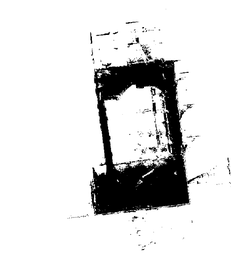
#> input picture input/input.png, 231 x 253 px, shrunk from 470 x 514 before the run
$ python find_boundary.py
#> lines starting #> are read from the running program, lines starting #| are printed output that depends on the picture; after the words box and inside, x2 and y2 are one past the last pixel; in counts of white or black regions, pixels touching at a corner belong together
### src/utils.py
from pathlib import Path

import numpy as np
from PIL import Image

__all__ = ['get_project_root', 'convert_img_to_binary', 'morph_operation', 'idx_check']


def get_project_root() -> Path:
    '''
    Utility method to find root path of the project
    :return: Path of the root project directory
    '''
    return Path(__file__).parent.parent


def convert_img_to_binary(img, threshold=180) -> Image:
    '''
    Converts Grayscale image to Binary
    :param img:
    :param threshold: Threshold for assigning '0' or '255'. Default value 180
    :return: Binary Image
    '''
    fn = lambda x: 255 if x > threshold else 0
    # Reference to modes used in Image.convert
    # https://pillow.readthedocs.io/en/stable/handbook/concepts.html#concept-modes
    img = img.convert("L").point(fn, mode="1")
    return img


DEFAULT_STRUCTURE = np.ones((3, 3))


def idx_check(index) -> int:
    '''
    Internal method for utils class
    :param index:
    :return:
    '''
    return 0 if index < 0 else index


def morph_operation(binary_img, operation, structuring_element=DEFAULT_STRUCTURE):
    '''

    :param binary_img: Binary Image matrix
    :param operation: String -> "erosion" or "dilation"
    :param structuring_element: Kernel
    :return: Morphed Image Array
    '''

    binary_img = np.asarray(binary_img)
    structuring_element = np.asarray(structuring_element)
    struct_shape = structuring_element.shape
    morphed_img = np.zeros((binary_img.shape[0], binary_img.shape[1]))
    struct_origin = (
        int((structuring_element.shape[0] - 1) / 2),
        int((structuring_element.shape[1] - 1) / 2),
    )
    for i in range(len(binary_img)):
        for j in range(len(binary_img[0])):
            overlap = binary_img[
                      idx_check(i - struct_origin[0]): i + (struct_shape[0] - struct_origin[0]),
                      idx_check(j - struct_origin[1]): j + (struct_shape[1] - struct_origin[1]),
                      ]
            shape = overlap.shape
            struct_first_row_idx = (int(np.fabs(i - struct_origin[0])) if i - struct_origin[0] < 0 else 0)
            struct_first_col_idx = (int(np.fabs(j - struct_origin[1])) if j - struct_origin[1] < 0 else 0)

            struct_last_row_idx = (
                struct_shape[0] - 1 - (i + (struct_shape[0] - struct_origin[0]) - binary_img.shape[0])
                if i + (struct_shape[0] - struct_origin[0]) > binary_img.shape[0]
                else struct_shape[0] - 1
                )
            struct_last_col_idx = (
                struct_shape[1] - 1 - (j + (struct_shape[1] - struct_origin[1]) - binary_img.shape[1])
                if j + (struct_shape[1] - struct_origin[1]) > binary_img.shape[1]
                else struct_shape[1] - 1
                )
            if operation == "erosion":
                # Needs a perfect match between Structuring Element or Kernel and the overlapping image indices
                if (
                        shape[0] != 0
                        and shape[1] != 0
                        and np.array_equal(np.logical_and(overlap, structuring_element[
                                                                   struct_first_row_idx: struct_last_row_idx + 1,
                                                                   struct_first_col_idx: struct_last_col_idx + 1,
                                                                   ], ),
                                           structuring_element[struct_first_row_idx: struct_last_row_idx + 1,
                                           struct_first_col_idx: struct_last_col_idx + 1, ], )):
                    morphed_img[i, j] = 1
            elif operation == "dilation":
                # Just check if ANY index of the Structural Element or Kernel matches the Image indices
                if (
                        shape[0] != 0
                        and shape[1] != 0
                        and np.logical_and(structuring_element[struct_first_row_idx: struct_last_row_idx + 1,
                                           struct_first_col_idx: struct_last_col_idx + 1, ], overlap, ).any()):
                    morphed_img[i, j] = 1
    return morphed_img

### src/find_boundary.py
import numpy as np
import os
from PIL import Image
import utils
from scipy.ndimage import binary_erosion, binary_dilation
from scipy.ndimage.measurements import label

import matplotlib.pyplot as plt

PROJECT_ROOT = utils.get_project_root()
DATA_DIR = os.path.join(PROJECT_ROOT, "input")

input_img_path = os.path.join(DATA_DIR, "input.png")
output_img_path = os.path.join(DATA_DIR, "output.png")

input_img = Image.open(input_img_path)
#> input_img is the input picture: PIL image 231x253 RGBA; mean R, G, B, A 218.2, 218.2, 218.2, 255
output_img = Image.open(output_img_path)
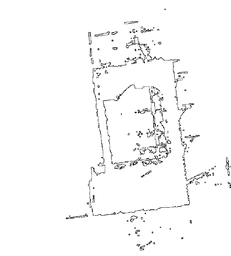
#> input picture input/output.png, 231 x 256 px, shrunk from 470 x 520 before the run
#> output_img is the input picture: PIL image 231x256 RGBA; mean R, G, B, A 249.2, 249.2, 249.2, 255

# Convert image to binary via thresholding
input_img = utils.convert_img_to_binary(input_img, threshold=200)
#> in convert_img_to_binary, `img = img.convert("L").point(fn, mode="1")`:
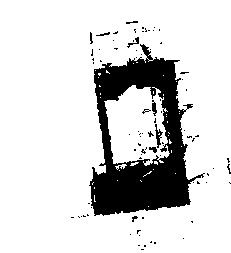
#> img: PIL image 231x253 1; 83.9% white; 82 black regions (74 under 20 px), largest, box (x1, y1, x2, y2) and area: (89, 44, 205, 216) 8845, (155, 124, 163, 148) 77, (152, 100, 157, 116) 50

output_img = utils.convert_img_to_binary(output_img, threshold=200)
#> call 2 of convert_img_to_binary, with threshold = 200
#> in convert_img_to_binary (call 2), `img = img.convert("L").point(fn, mode="1")`:
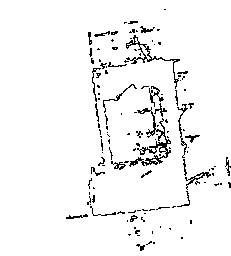
#> img: PIL image 231x256 1; 95.5% white; black in thin lines or dots, all inside (x1, y1, x2, y2) = (66, 9, 231, 251)


# Assignment 1 : Find surface borders Using numpy and Python only
def find_boundary():
    kernel = np.ones((3, 3), np.uint8)
    ero = utils.morph_operation(input_img, "erosion", kernel).astype(int) # Eroded Image
#> after the loop in morph_operation, `for i in range(len(binary_img)):`:
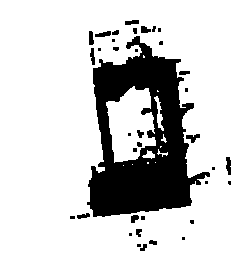
#> morphed_img: shape (253, 231) float64; values 0 (black) and 1 (white), 79.3% white; 37 black regions (18 under 20 px), largest, box (x1, y1, x2, y2) and area: (87, 36, 210, 217) 11075, (226, 157, 231, 175) 72, (186, 134, 200, 143) 70

    dil = utils.morph_operation(input_img, "dilation", kernel).astype(int) #Dilated Image
#> call 2 of morph_operation, with operation = 'dilation', structuring_element = array of shape (3, 3)
#> after the loop in morph_operation (call 2), `for i in range(len(binary_img)):`:
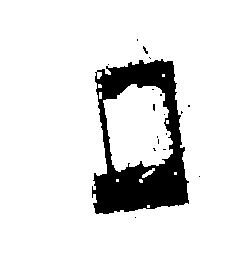
#> morphed_img: shape (253, 231) float64; values 0 (black) and 1 (white), 87.8% white; 18 black regions (17 under 20 px), largest, box (x1, y1, x2, y2) and area: (92, 59, 189, 214) 7071

    diff = dil - ero
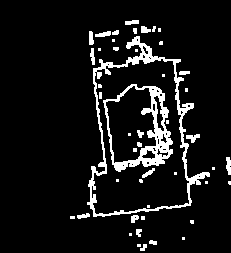
#> diff: shape (253, 231) int64; values 0 (black) and 1 (white), 8.5% white; 47 white regions (25 under 20 px), largest, box (x1, y1, x2, y2) and area: (87, 36, 210, 217) 2127, (103, 84, 173, 172) 1657, (226, 157, 231, 175) 72
    plt.imshow(diff, cmap='Greys', interpolation='nearest')
    plt.show()
    return diff

# Assignment 2 : List of all connected components in the image with boundary
def create_list_of_boundaries(diff, kernel):
    labeled,comp = label(diff,kernel) #label all connected components from 1,2,....n
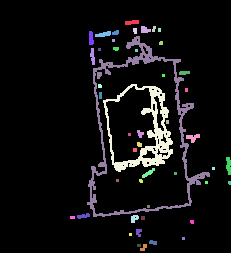
#> labeled: shape (253, 231) int32; 48 distinct labels, from 0 to 47; one colour per label, 0 black
#> comp = 47

    h,w = diff.shape
#> h = 253; w = 231
    indices = np.indices((w,h)).T[:,:,[0,1]] #create a array of indices of a grid
    buildings={}
    for i in range(1,comp+1):
        # print(indices[labeled==i])
        buildings[i] = indices[labeled == i]
#> after the loop, buildings = 47 items

if __name__ == '__main__':
    diff = find_boundary()
    kernel = np.ones((3, 3), np.uint8)
    create_list_of_boundaries(diff,kernel)
